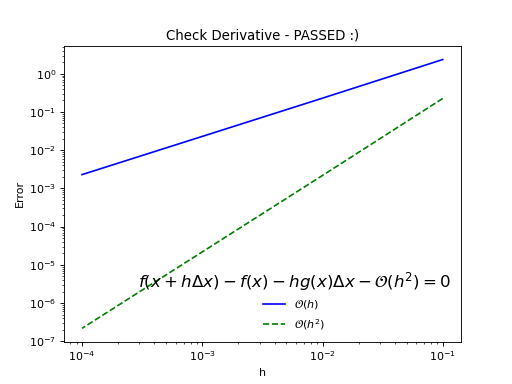

Recreate this plot in Python.
import numpy as np
import discretize
from SimPEG import maps
import matplotlib.pyplot as plt
M = discretize.TensorMesh([100])
expMap = maps.ExpMap(M)
m = np.zeros(M.nC)
m[M.vectorCCx>0.5] = 1.0
expMap.test(m, plotIt=True)
